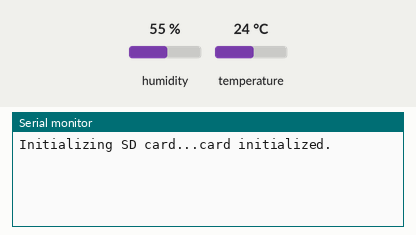
A sketch run on a simulated ESP8266 (NodeMCU). On the bench: the last lines printed to the serial monitor. Inputs (shaded band) come from the test bench; at power-on: temperature 24 °C, humidity 55 %. Storage starts empty.

Above: at 3.2 s.
3.3 s: temperature set to 12 °C
At 4.8 s:
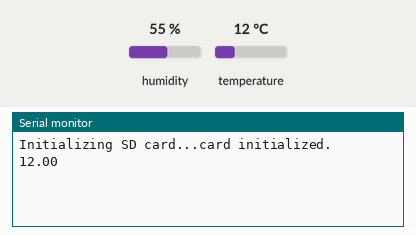
10.5 s: temperature set to 19 °C
At 14.7 s:
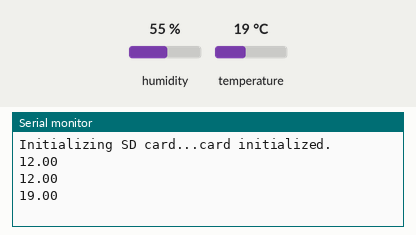

The sketch:

SDCardLogger.ino
```cpp
#include <SPI.h>
#include <SD.h>
#include <DHT.h>

const int chipSelect = D8;
#define DHTTYPE DHT22
#define DHTPIN  4

#define DEV_TYPE  "dht"
DHT dht(DHTPIN, DHTTYPE, 22); // 11 works fine for ESP8266
float humidity, temp_f;  // Values read from sensor

void gettemperature()
{
  int runs=0;
  do {
       delay(2000);
       temp_f = dht.readTemperature(false);
       humidity = dht.readHumidity();

       if(runs > 0)
           Serial.println("##Failed to read from DHT sensor! ###");
       runs++;
    }
    while(isnan(temp_f) && isnan(humidity));
}
void setup()
{
  // Open serial communications and wait for port to open:
  Serial.begin(115200);
  while (!Serial) {
    ; // wait for serial port to connect. Needed for Leonardo only
  }

  Serial.print("Initializing SD card...");

  // see if the card is present and can be initialized:
  if (!SD.begin(chipSelect)) {
    Serial.println("Card failed, or not present");
    // don't do anything more:
    return;
  }
  Serial.println("card initialized.");
  gettemperature();
}

void loop()
{
  // make a string for assembling the data to log:
  String dataString = "";


  gettemperature();

  dataString += String(temp_f);

  // open the file. note that only one file can be open at a time,
  // so you have to close this one before opening another.
  File dataFile = SD.open("datalog.txt", FILE_WRITE);

  // if the file is available, write to it:
  if (dataFile)
  {
    dataFile.println(dataString);
    dataFile.close();
    // print to the serial port too:
    Serial.println(dataString);
  }
  // if the file isn't open, pop up an error:
  else {
    Serial.println("error opening datalog.txt");
  }

  delay(3000);
}
```

Measured:
- after the input at 3.3 s, the serial monitor: prints a new line after 0.74 s (image 1)
- after the input at 10.5 s, the serial monitor: prints a new line after 3.6 s (image 2)
